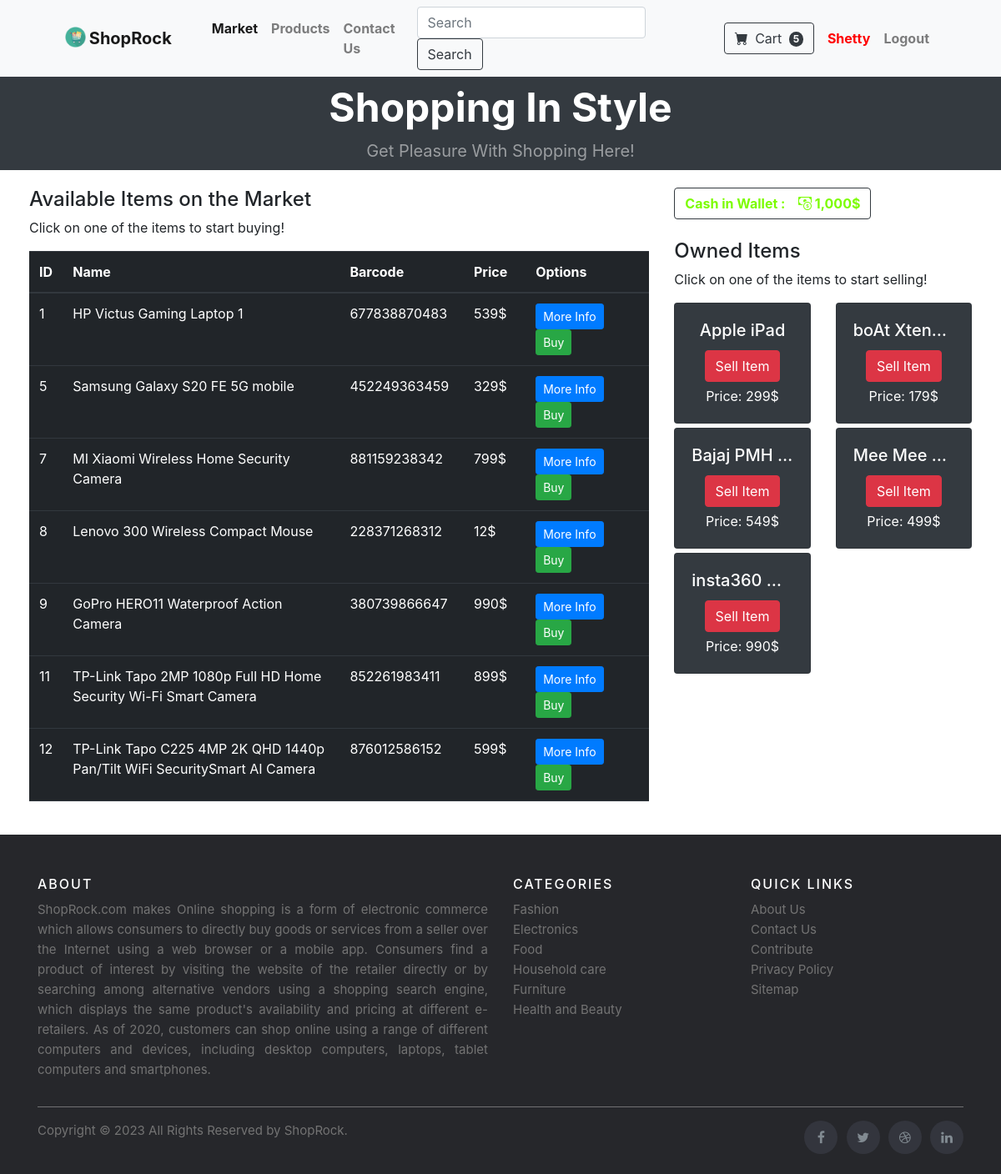
Page /market (signed in) on the committed database.
### market/models.py (models this page shows, shortened)
class User(db.Model, UserMixin):
    id = db.Column(db.Integer(), primary_key=True)
    username = db.Column(db.String(30), nullable=False, unique=True)
    email = db.Column(db.String(60), nullable=False, unique=True)
    password = db.Column(db.String(60), nullable=False)
    budget = db.Column(db.Integer(), nullable=False, default=1000)
    image = db.Column(db.String(150), nullable=False, default='profile.jpg')
    items = db.relationship('Item', backref='owned_user', lazy=True)
    @property
    def pretty_budget(self):
        if len(str(self.budget)) >= 4:
            return f'{self.budget:,}$'
        else:
            return f'{self.budget}$'
    @property
    def hash_password(self):
        return self.hash_password

class Item(db.Model):
    __searchable__ = ['name', 'description']
    id = db.Column(db.Integer(), primary_key=True)
    name = db.Column(db.String(50), nullable=False, unique=True)
    barcode = db.Column(db.String(12), nullable=False, unique=True)
    price = db.Column(db.Integer(), nullable=False)
    description = db.Column(db.String(1024), nullable=False, unique=True)
    image = db.Column(db.String(150), nullable=False, default='image.jpg')
    owner = db.Column(db.Integer(), db.ForeignKey('user.id'))

### market/routes.py (the view, shortened to what this page needs)
@app.route('/market', methods=['GET', 'POST'])
@login_required
def market():
    purchase_form = PurchaseForm()
    sell_form = SellForm()
    if request.method == "GET":
        items = Item.query.filter_by(owner=None)
        owned_items = Item.query.filter_by(owner=current_user.id)
        return render_template('market.html', items=items, purchase_form=purchase_form, owned_items=owned_items,
                               sell_form=sell_form)

### market/forms.py
class PurchaseForm(FlaskForm):
    submit = SubmitField(label='Buy')

class SellForm(FlaskForm):
    submit = SubmitField(label='Sell Item')

### market/models.py (called while the page is built)
@login_manager.user_loader
def load_user(user_id):
    return User.query.get(int(user_id))

### market/templates/market.html (shortened to what this page needs)
{% extends "index.html" %}
{% block body %}
<div class="row" style="margin-top:20px; margin-left:20px; margin-right:20px">
  <div class="col-8">
      <h4>Available Items on the Market</h4>
      <p>Click on one of the items to start buying!</p>
    <table class="table table-hover table-dark" width="100%">
	<col style="width:5%">
	<col style="width:45%">
	<col style="width:20%">
	<col style="width:10%">
	<col style="width:20%">
	<thead>
		<tr>
			<th scope="col">ID</th>
			<th scope="col" class="text-truncate">Name</th>
			<th scope="col">Barcode</th>
			<th scope="col">Price</th>
			<th scope="col">Options</th>
		</tr>
	</thead>
	<tbody>
	{% for item in items %}
		<tr>
			<td>{{item.id}}</td>
			<td>{{item.name}}</td>
			<td>{{item.barcode}}</td>
			<td>{{item.price}}$</td>
			<td>
				<button type="button" class="btn btn-primary btn-sm" data-toggle="modal" data-target="#itemModal-{{ item.id }}">More Info</button>
				<button class="btn btn-outline btn-success btn-sm" data-toggle="modal" data-target="#purchaseModal-{{ item.id }}">Buy</button>
			</td>
		</tr>
	{% endfor %}
	</tbody>
</table>
  </div>
  <div class="col-4">
	  <div class="align-items-center">
		<a class="btn btn-outline-dark" style="color:lawngreen"><strong>
			Cash in Wallet : &ensp;
			<span class="bi bi-cash-coin"></span>
			{{ current_user.pretty_budget }}</strong>
		</a>
	  </div><br>
    <h4>Owned Items</h4>
    <p>Click on one of the items to start selling!</p>
	  <div class="row">
		  {% for item in owned_items %}
		  <div class="col-md-6">
			  <div style="margin-bottom:5px" class="card text-center bg-dark">
				  <div class="card-body text-white">
					  <h5 class="card-title text-truncate">{{item.name}}</h5>
					  <button type="button" class="btn btn-danger" style="margin-bottom:5px" data-toggle="modal" data-target="#sellModal-{{ item.id }}">
						  Sell Item
					  </button>
					  <p class="card-text">Price: {{item.price}}$</p>
				  </div>
			  </div>
		  </div>
		  {% endfor %}
	  </div>
  </div>
</div>
<br>
{% endblock body %}

### market/templates/index.html (shortened to what this page needs)
<!DOCTYPE html>
<html lang="en">
    <head>
        <link href="https://cdn.jsdelivr.net/npm/bootstrap-icons@1.5.0/font/bootstrap-icons.css" rel="stylesheet" />
        <link href="{{ url_for('static', filename='css/styles.css') }}" rel="stylesheet" />
        <link rel="stylesheet" href="https://cdn.jsdelivr.net/npm/bootstrap@4.1.3/dist/css/bootstrap.min.css">
    </head>
    <body>
        <nav class="navbar navbar-expand-lg navbar-light bg-light">
            <div class="container px-4 px-lg-5" style="font-weight:bold">
                <img class="mb-1" src="{{ url_for('static', filename='assets/abc.png') }}" width="25">&nbsp;
                <a class="navbar-brand" href="{{url_for('home')}}">ShopRock</a>
                <div class="collapse navbar-collapse" id="navbarSupportedContent">
                    <ul class="navbar-nav me-auto mb-2 mb-lg-0 ms-lg-4">
                        <li class="nav-item"><a class="nav-link active" aria-current="page" href="{{url_for('market')}}">Market</a></li>
                        <li class="nav-item"><a class="nav-link" href="{{url_for('allproducts')}}">Products</a></li>
                        <li class="nav-item"><a class="nav-link" href="{{url_for('about')}}">Contact Us</a></li>
                    </ul>
                    <form class="form-inline my-2 my-lg-0" action="{{url_for('result')}}">
                        <input class="form-control mr-sm-2" type="search" placeholder="Search" aria-label="Search" name="q">
                        <button class="btn btn-outline-dark my-2 my-sm-0" type="submit">Search</button>
                    </form>&ensp;&ensp;
                    {% if current_user.is_authenticated %}
                        {% if current_user.username=='admin' %}
                        <ul class="navbar-nav">
                            <li class="nav-item">
                                <a class="nav-link" href="{{url_for('add_item')}}">Add Item</a>
                            </li>
                            <li class="nav-item">
                                <a class="nav-link" href="{{url_for('admin_item')}}">Items</a>
                            </li>
                        </ul>
                        {% else %}
                            <form class="d-flex">
                                <a class="btn btn-outline-dark" href="{{url_for('cart')}}">
                                    <i class="bi-cart-fill me-1"></i>
                                    Cart
                                    <span class="badge bg-dark text-white ms-1 rounded-pill">
                                        {{ current_user.items| length }}
                                    </span>
                                </a>
                            </form>&ensp;
                        {% endif %}
                        <ul class="navbar-nav">
                            <li class="nav-item">
                                <a class="nav-link" href="#" style="color:red">{{ current_user.username|title }}</a>
                            </li>
                            <li class="nav-item">
                                <a class="nav-link" href="{{url_for('logout')}}">Logout</a>
                            </li>
                        </ul>
                    {% endif %}
                </div>
            </div>
        </nav>
        <header class="bg-dark py-2">
            <div class="container px-4 px-lg-5">
                <div class="text-center text-white">
                    <h1 class="display-5 fw-bolder">Shopping In Style</h1>
                    <p class="lead fw-normal text-white-50 mb-0">Get Pleasure With Shopping Here!</p>
                </div>
            </div>
        </header>
        <div class="container">
          <div class="row">
            <div class="col-lg-8 col-md-10 mx-auto content">
            </div>
          </div>
        </div>
        {% block body %}{% endblock body %}
        <footer class="site-footer">
          <div class="container">
            <div class="row">
              <div class="col-sm-12 col-md-6">
                <h6>About</h6>
                <p class="text-justify">ShopRock.com makes Online shopping is a form of electronic commerce which allows consumers to directly buy goods or services from a seller over the Internet using a web browser or a mobile app. Consumers find a product of interest by visiting the website of the retailer directly or by searching among alternative vendors using a shopping search engine, which displays the same product's availability and pricing at different e-retailers. As of 2020, customers can shop online using a range of different computers and devices, including desktop computers, laptops, tablet computers and smartphones.</p>
              </div>
              <div class="col-xs-6 col-md-3">
                <h6>Categories</h6>
                <ul class="footer-links">
                  <li><a href="http://scanfcode.com/category/c-language/">Fashion</a></li>
                  <li><a href="http://scanfcode.com/category/front-end-development/">Electronics</a></li>
                  <li><a href="http://scanfcode.com/category/back-end-development/">Food</a></li>
                  <li><a href="http://scanfcode.com/category/java-programming-language/">Household care</a></li>
                  <li><a href="http://scanfcode.com/category/android/">Furniture</a></li>
                  <li><a href="http://scanfcode.com/category/templates/">Health and Beauty</a></li>
                </ul>
              </div>
              <div class="col-xs-6 col-md-3">
                <h6>Quick Links</h6>
                <ul class="footer-links">
                  <li><a href="http://scanfcode.com/about/">About Us</a></li>
                  <li><a href="http://scanfcode.com/contact/">Contact Us</a></li>
                  <li><a href="http://scanfcode.com/contribute-at-scanfcode/">Contribute</a></li>
                  <li><a href="http://scanfcode.com/privacy-policy/">Privacy Policy</a></li>
                  <li><a href="http://scanfcode.com/sitemap/">Sitemap</a></li>
                </ul>
              </div>
            </div>
            <hr>
          </div>
          <div class="container">
            <div class="row">
              <div class="col-md-8 col-sm-6 col-xs-12">
                <p class="copyright-text">Copyright &copy; 2023 All Rights Reserved by
             <a href="#">ShopRock</a>.
                </p>
              </div>
              <div class="col-md-4 col-sm-6 col-xs-12">
              <link rel="stylesheet" href="https://cdnjs.cloudflare.com/ajax/libs/font-awesome/4.7.0/css/font-awesome.min.css">
                <ul class="social-icons">
                  <li><a class="facebook" href="#"><i class="fa fa-facebook"></i></a></li>
                  <li><a class="twitter" href="#"><i class="fa fa-twitter"></i></a></li>
                  <li><a class="dribbble" href="#"><i class="fa fa-dribbble"></i></a></li>
                  <li><a class="linkedin" href="#"><i class="fa fa-linkedin"></i></a></li>
                </ul>
              </div>
            </div>
          </div>
        </footer>
    </body>
</html>

### rows in the picture
User: username "Shetty", pretty_budget "1,000$"
Item: id "1", name "HP Victus Gaming Laptop 1", barcode "677838870483", price "539"
Item: id "5", name "Samsung Galaxy S20 FE 5G mobile", barcode "452249363459", price "329"
Item: id "7", name "MI Xiaomi Wireless Home Security Camera", barcode "881159238342", price "799"
Item: id "8", name "Lenovo 300 Wireless Compact Mouse", barcode "228371268312", price "12"
Item: id "9", name "GoPro HERO11 Waterproof Action Camera", barcode "380739866647", price "990"
Item: id "11", name "TP-Link Tapo 2MP 1080p Full HD Home Security Wi-Fi Smart Camera", barcode "852261983411", price "899"
Item: id "12", name "TP-Link Tapo C225 4MP 2K QHD 1440p Pan/Tilt WiFi SecuritySmart AI Camera", barcode "876012586152", price "599"
Item: name "Apple iPad", price "299"
Item: name "boAt Xten…", price "179"
Item: name "Bajaj PMH…", price "549"
Item: name "Mee Mee…", price "499"
Item: name "insta360…", price "990"

### other values in the picture
{{ current_user.items| length }} "5"
